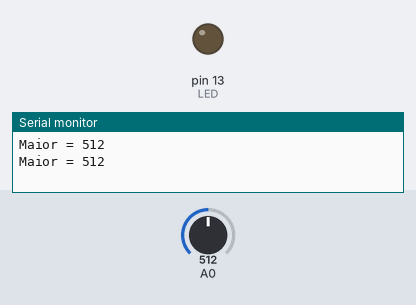
Simulated run of this sketch. Board: Arduino Uno, built with avr-gcc and run on an emulated ATmega328P. On the bench: output pins drawn as LEDs (lit = HIGH), the last lines printed to the serial monitor. Inputs (shaded band) come from the test bench; at power-on: A0 = 512.

Above: at 2.8 s.
2.9 s: A0 set to 496
At 4.2 s:
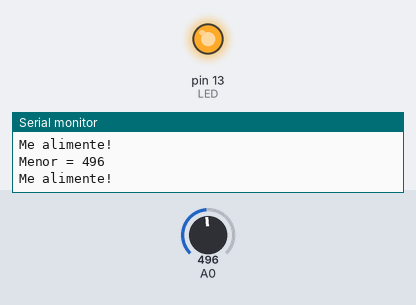
4.5 s: A0 set to 716
At 5.9 s:
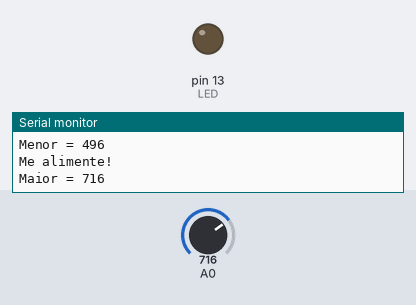
6.5 s: A0 set to 511
At 7.5 s:
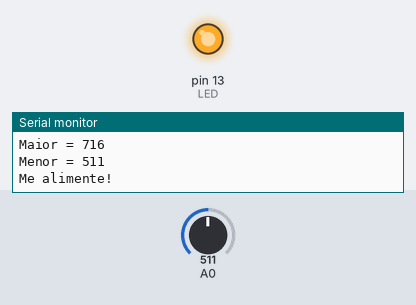
Timing chart, 0 to 9.5 s (numbered marks = the images above; inputs shaded):
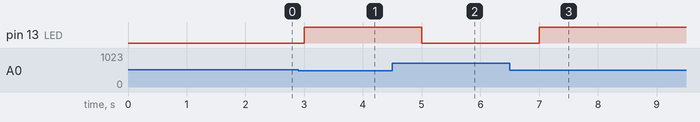

The sketch:

codigo.ino
```cpp
#define LED 13
int valor = 0;

void setup() {
  // put your setup code here, to run once:
  pinMode(LED, OUTPUT);
  Serial.begin(9600);

}

void loop() {
  // put your main code here, to run repeatedly:
  delay(1000);
  valor = analogRead(A0);
  if(valor > (1023/2)) {
    Serial.print("Maior = ");
    Serial.println(valor);
    digitalWrite(LED, LOW);
  } else {
    Serial.print("Menor = ");
    Serial.println(valor);
    Serial.println("Me alimente!");
    digitalWrite(LED, HIGH);
  }
}
```

Measured:
- the behaviour switches between 512 and 511 on A0 (found by bisection; images 0 and 1)
- after the input at 2.9 s, pin 13 (LED): LOW → HIGH after 0.10 s
- after the input at 4.5 s, pin 13 (LED): HIGH → LOW after 0.50 s
- after the input at 6.5 s, pin 13 (LED): LOW → HIGH after 0.50 s
